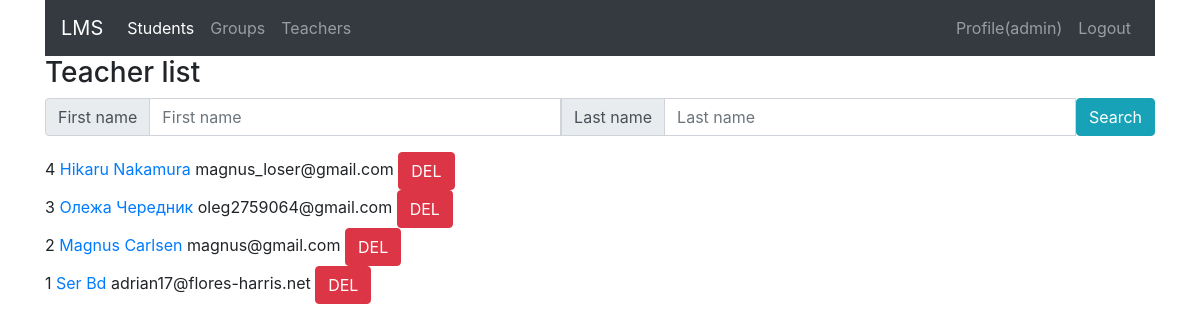
Screenshot of /teacher/ (signed in) with the database file from the repository.
### teacher/models.py (models this page shows, shortened)
class Teacher(models.Model):
    first_name = models.CharField(max_length=40, null=False)
    last_name = models.CharField(max_length=25, null=False)
    email = models.EmailField(max_length=40, null=True)
    phone_number = models.CharField(max_length=14, null=False)
    gender = models.CharField(max_length=10, default='male', null=True)

### teacher/views.py (the view)
# urls.py: path('', TeacherListView.as_view(), name='list'),
class TeacherListView(LoginRequiredMixin, ListView):
    model = Teacher
    template_name = 'teacher_list.html'
    context_object_name = 'teacher_list'
    login_url = reverse_lazy('login')
    def get_queryset(self):
        request = self.request
        qs = super().get_queryset()
        qs = qs.order_by('-id')
        if request.GET.get('fname'):
            qs = qs.filter(first_name=request.GET.get('fname'))
        if request.GET.get('lname'):
            qs = qs.filter(last_name=request.GET.get('lname'))
        return qs
    def get_context_data(self, *, object_list=None, **kwargs):
        context = super().get_context_data(object_list=None, **kwargs)
        context['title'] = "Teacher list"
        return context

### teacher/templates/teacher_list.html (shortened to what this page needs)
{% extends 'base.html' %}
{%block content%}
<form>
        <div class="input-group mb-3">
          <div class="input-group-prepend">
            <span class="input-group-text" id="basic-addon1">First name</span>
          </div>
          <input  name="fname" type="text" class="form-control" placeholder="First name" aria-label="firstname" aria-describedby="basic-addon1">
          <div class="input-group-prepend">
            <span class="input-group-text" id="basic-addon1">Last name</span>
          </div>
          <input  name="lname" type="text" class="form-control" placeholder="Last name" aria-label="lastname" aria-describedby="basic-addon1">
          <button type="submit" class="btn btn-info">Search</button>
        </div>
    </form>
{% for teacher in teacher_list %}
    {{teacher.id}}
    <a href = "{% url 'teacher:edit' teacher.id %}">{{teacher.first_name}} {{teacher.last_name}}</a>
    {{teacher.email}}
    <a href = "{% url 'teacher:del' teacher.id %}" class="btn btn-danger">DEL</a>
    <br>
    {%empty%}
    <p>Sorry,list is empty</p>
{% endfor %}
{%endblock%}

### templates/base.html (shortened to what this page needs)
<div class="container-xl">
    <!DOCTYPE html>
    <html lang="en">
    <head>
        <link rel="stylesheet" href="https://stackpath.bootstrapcdn.com/bootstrap/4.5.0/css/bootstrap.min.css"
>
    </head>
    <body>
    <nav class="navbar navbar-expand-lg navbar-dark bg-dark">
        <a class="navbar-brand" href="{% url 'index' %}">LMS</a>
        <div class="collapse navbar-collapse" id="navbarNav">
            <ul class="navbar-nav mr-auto">
                <li class="nav-item active">
                    <a class="nav-link" href="{% url 'students:list' %}"> Students </a>
                </li>
                <li class="nav-item">
                    <a class="nav-link" href="{% url 'group:list' %}"> Groups</a>
                </li>
                <li class="nav-item">
                    <a class="nav-link" href="{% url 'teacher:list' %}"> Teachers</a>
                </li>
            </ul>
            <ul class="navbar-nav">
                {% if user.is_authenticated %}
                <li class="nav-item">
                    <a class="nav-link" href="{% url 'profile' %}">Profile({{ user.username }})</a>
                </li>
                <li class="nav-item">
                    <a class="nav-link" href="{% url 'logout' %}">Logout</a>
                </li>
                {% endif %}
            </ul>
        </div>
    </nav>
    <h3>{{title}}</h3>
    {%block content %}
    {%endblock%}
</div>
</body>
</html>

### rows the page displays
Teacher: id "4", first_name "Hikaru", last_name "Nakamura", email "magnus_loser@gmail.com"
Teacher: id "3", first_name "Олежа", last_name "Чередник", email "oleg2759064@gmail.com"
Teacher: id "2", first_name "Magnus", last_name "Carlsen", email "magnus@gmail.com"
Teacher: id "1", first_name "Ser", last_name "Bd", email "adrian17@flores-harris.net"

### other values shown
{{ user.username }} "admin"
{{ title }} "Teacher list"
